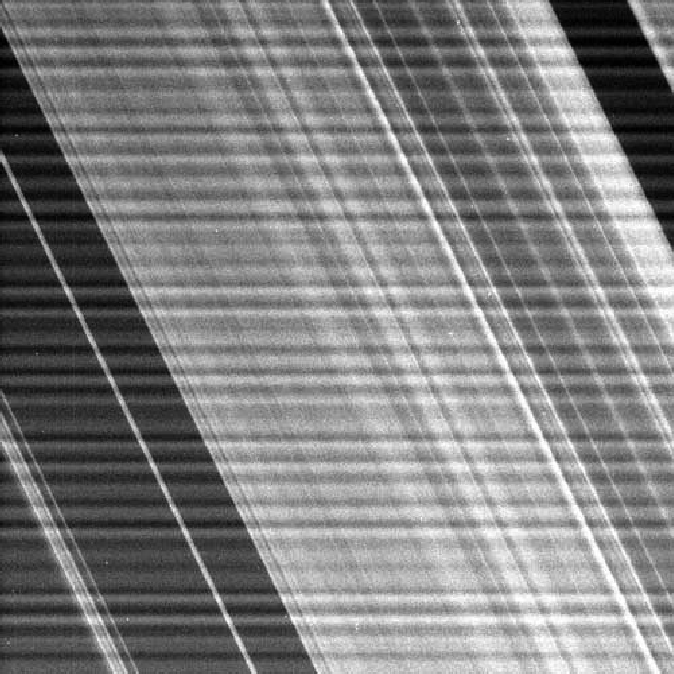
#> input picture digit_image_pocessing/Lab3/cassini.tif, 674 x 674 px, found by its file name
$ python lab3_template_20220315163407.py
#> lines starting #> are read from the running program, lines starting #| are printed output that depends on the picture
'''
For use in Lab3

* 在写fft和ifft的时候，可以在空间上使用（-1）*（x+y）改变图像，也可以在频率域上做shift，使用numpy的fft模组
* 可以自由选择做不做padding
* 注意在读入图像后，进行运算前最好使用img/255做归一化
* 注意ifft后的数据类型是复数，显示前要转为实数
* 生成核函数的时候可以使用np.linspace()和np.meshgrid()先生成网格，再统一计算网格上的值
* 建议调试的时候画出kernel 函数的图像确认
* 交的作业不允许使用其他的import, 自己自由探索的时候可以随意。多对比不同包的处理效果。

'''
#%%
import numpy as np
import matplotlib.pyplot as plt

def My_fft2d(img, shift=True):
    '''
    输入：
        img: 归一化后图像
        shift:
            bool type
            if 'False': no shifting operation

    输出：
        img_fft: img的2d fourier 变换后结果
    '''
    img_fft = np.fft.fft2(img)
    if shift:
        img_fft = np.fft.fftshift(img_fft)

    return img_fft

def My_ifft2d(img_fft, shift=True):
    '''
    输入：
        img_fft: fft 后图像
        shift:
            bool type
            if 'False': no shifting operation

    输出：
        img_rec: fft 反变换后重建图像
    '''
    if shift:
        img_fft = np.fft.fftshift(img_fft)
    img_rec = np.fft.ifft2(img_fft)


    return img_rec

#Q1, 使用translated_rectangle.tif, 一行两列，左：原图， 右：Fourier 谱图
# [149 lines left out: functions question1, question2, question3, question4, not called in this run]

# #Q5，使用cassini.tif, 一行两列：原图，处理后图
def question5(image_input):
#> called with image_input = 'digit_image_pocessing\\Lab3\\cassini.tif'
    img = plt.imread(image_input)
#> img is the input picture: shape (674, 674); min 0, max 255, mean 127.9
    DFT = My_fft2d(img)
    DFT[:,int(img.shape[1]/2)] = 0
    DFT = np.real(My_ifft2d(DFT))
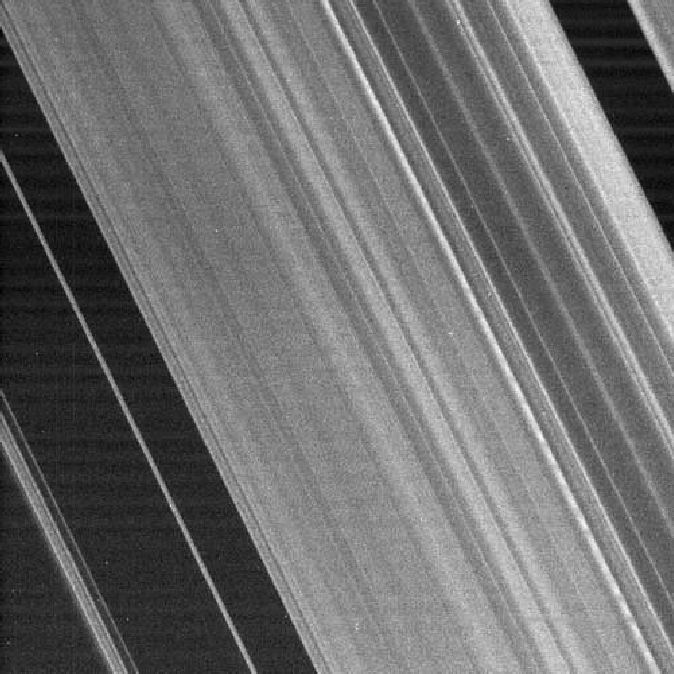
#> DFT: shape (674, 674) float64; min -115.9, max 149.8, mean 0; drawn with min black and max white


    plt.figure()
    plt.subplot(1,2,1)
    plt.imshow(img , cmap='gray') # 原图
    plt.subplot(1,2,2)
    plt.imshow(DFT, cmap='gray') # 处理后图

    plt.show(block=False)
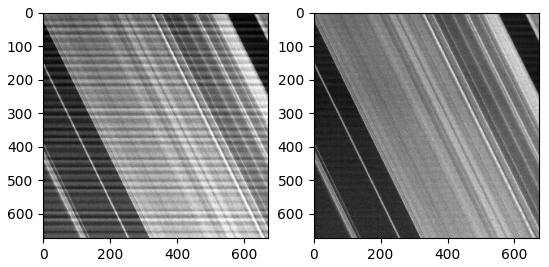
#> figure drawn by matplotlib, 2 panels
    plt.pause(100)
    plt.close()

questions = [question1, question2, question3, question4, question5]


if __name__ == '__main__':
    # [7 lines of commented-out code are left out]
    img = r"digit_image_pocessing\Lab3\cassini.tif"
    question5(img)


    pass
